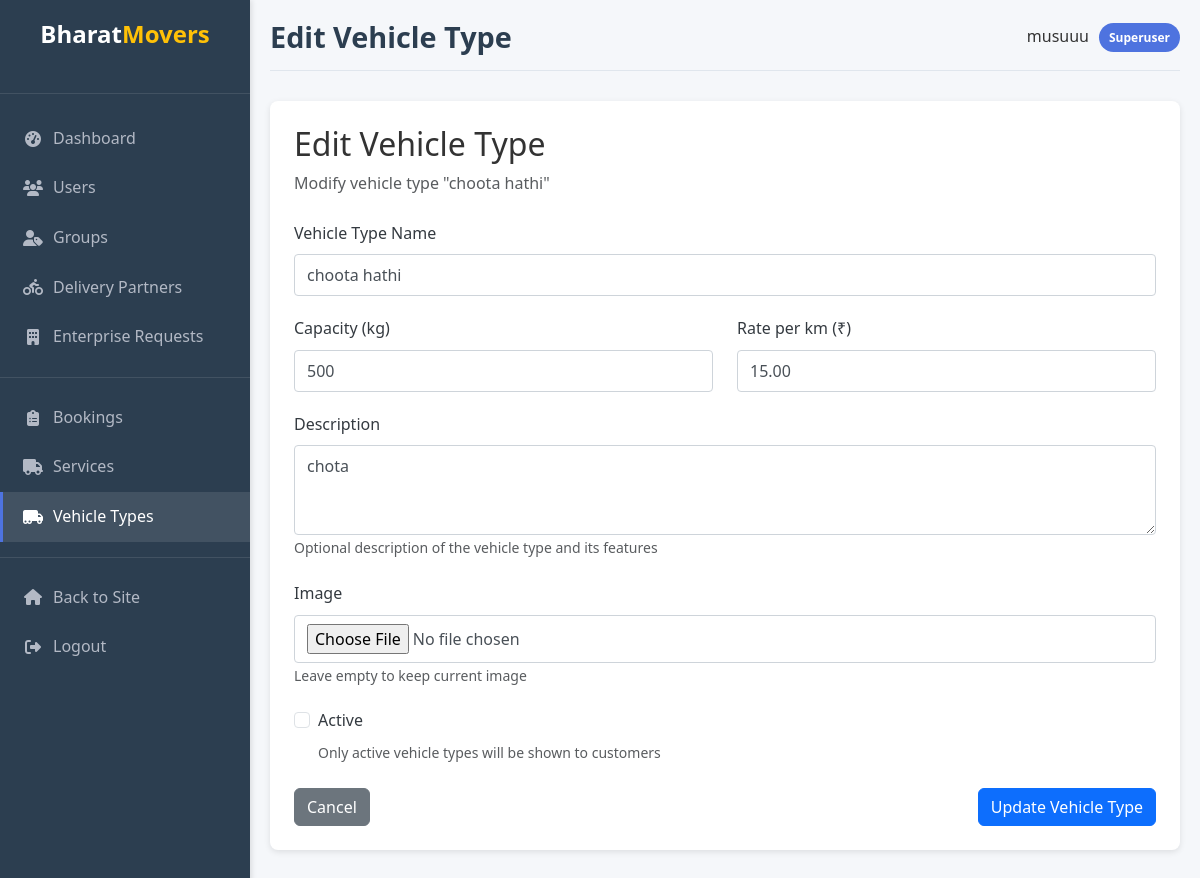
The page /accounts/admin/vehicle-types/1/edit/ (signed in) on the database as committed earlier.
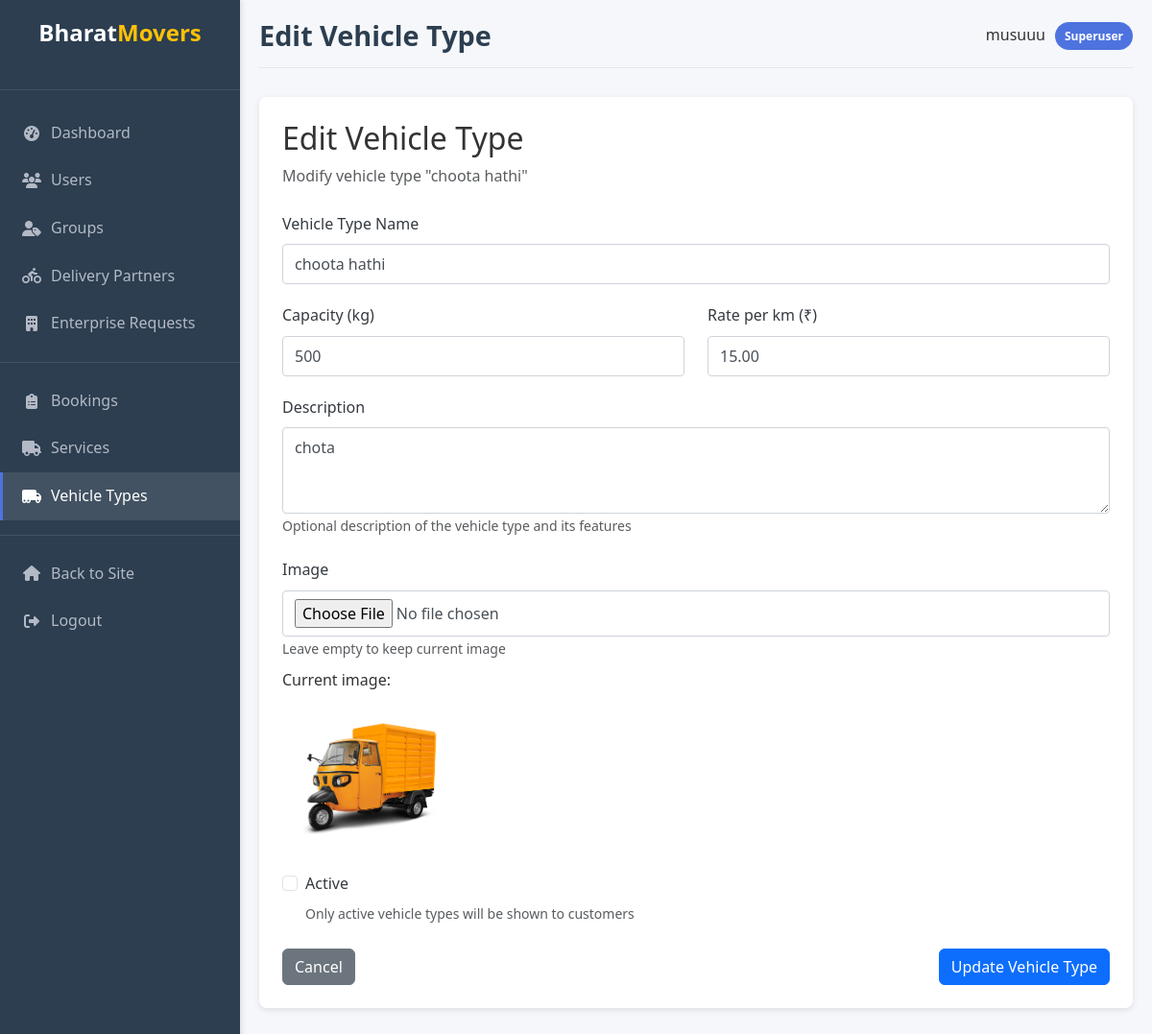
The same page on the database as committed later.
### services/models.py (models this page shows, shortened)
class VehicleType(models.Model):
    name = models.CharField(max_length=100)
    description = models.TextField()
    capacity = models.CharField(max_length=50)
    price_per_km = models.DecimalField(max_digits=10, decimal_places=2)
    image = models.ImageField(upload_to='vehicles/', null=True, blank=True)

### accounts/views.py (the view)
# urls.py: path('admin/vehicle-types/<int:vehicle_type_id>/edit/', views.admin_edit_vehicle_type, name='admin_edit_vehicle_type'),
@login_required
@user_passes_test(lambda u: u.is_superuser or u.is_staff)
def admin_edit_vehicle_type(request, vehicle_type_id):
    vehicle_type = get_object_or_404(VehicleType, id=vehicle_type_id)
    if request.method == 'POST':
        form = VehicleTypeForm(request.POST, request.FILES, instance=vehicle_type)
        if form.is_valid():
            form.save()
            messages.success(request, 'Vehicle type updated successfully.')
            return redirect('accounts:admin_view_vehicle_type', vehicle_type_id=vehicle_type.id)
    else:
        form = VehicleTypeForm(instance=vehicle_type)
    return render(request, 'accounts/admin/edit_vehicle_type.html', {
        'form': form,
        'vehicle_type': vehicle_type,
        'active_tab': 'vehicle_types'
    })

### accounts/views.py
class VehicleTypeForm(forms.ModelForm):
    class Meta:
        model = VehicleType
        fields = ['name', 'description', 'capacity', 'price_per_km', 'image']
        widgets = {
            'description': forms.Textarea(attrs={'rows': 3, 'class': 'form-control'}),
            'name': forms.TextInput(attrs={'class': 'form-control'}),
            'capacity': forms.TextInput(attrs={'class': 'form-control'}),
            'price_per_km': forms.NumberInput(attrs={'class': 'form-control', 'step': '0.01'}),
        }
        help_texts = {
            'price_per_km': 'Price per kilometer for this vehicle type',
            'capacity': 'Example: 1000kg, 3-4 rooms, etc.',
        }
    def __init__(self, *args, **kwargs):
        super().__init__(*args, **kwargs)
        self.fields['image'].widget.attrs.update({'class': 'form-control'})
        self.fields['description'].widget.attrs.update({'placeholder': 'Enter a detailed description of the vehicle type'})

### templates/accounts/admin/edit_vehicle_type.html (shortened to what this page needs)
{% extends "accounts/admin/admin_base.html" %}
{% block admin_title %}Edit Vehicle Type{% endblock %}
{% block admin_content %}
<div class="admin-card">
    <div class="mb-4">
        <h2>Edit Vehicle Type</h2>
        <p class="text-muted">Modify vehicle type "{{ vehicle_type.name }}"</p>
    </div>
    <form method="post" action="{% url 'accounts:admin_edit_vehicle_type' vehicle_type.id %}" enctype="multipart/form-data">
        <div class="admin-form-group">
            <label for="name">Vehicle Type Name</label>
            <input type="text" id="name" name="name" class="admin-form-control" value="{{ vehicle_type.name }}" required>
        </div>
        <div class="row">
            <div class="col-md-6">
                <div class="admin-form-group">
                    <label for="capacity">Capacity (kg)</label>
                    <input type="number" id="capacity" name="capacity" class="admin-form-control" min="0" value="{{ vehicle_type.capacity }}" required>
                </div>
            </div>
            <div class="col-md-6">
                <div class="admin-form-group">
                    <label for="price_per_km">Rate per km (₹)</label>
                    <input type="number" id="price_per_km" name="price_per_km" class="admin-form-control" min="0" step="0.01" value="{{ vehicle_type.price_per_km }}" required>
                </div>
            </div>
        </div>
        <div class="admin-form-group">
            <label for="description">Description</label>
            <textarea id="description" name="description" class="admin-form-control" rows="3">{{ vehicle_type.description }}</textarea>
            <small class="text-muted">Optional description of the vehicle type and its features</small>
        </div>
        <div class="admin-form-group">
            <label for="image">Image</label>
            <input type="file" id="image" name="image" class="admin-form-control">
            <small class="text-muted">Leave empty to keep current image</small>
            {% if vehicle_type.image %}
            <div class="mt-2">
                <p>Current image:</p>
                <img src="{{ vehicle_type.image.url }}" alt="{{ vehicle_type.name }}" style="max-width: 200px; max-height: 150px;">
            </div>
            {% endif %}
        </div>
        <div class="admin-form-group">
            <div class="form-check">
                <input type="checkbox" id="is_active" name="is_active" class="form-check-input" {% if vehicle_type.is_active %}checked{% endif %}>
                <label for="is_active" class="form-check-label">Active</label>
                <small class="d-block text-muted">Only active vehicle types will be shown to customers</small>
            </div>
        </div>
        <div class="d-flex justify-content-between mt-4">
            <a href="{% url 'accounts:admin_vehicle_types' %}" class="btn btn-secondary">Cancel</a>
            <button type="submit" class="btn btn-primary">Update Vehicle Type</button>
        </div>
    </form>
</div>
{% endblock %}

Rows that differ between the two databases and show on the page:
changed VehicleType "choota hathi": image empty → "vehicles/chota_hathi.png" (drawn); image: picture added
Other text that changed with them:
text now shown: "Current image:"
